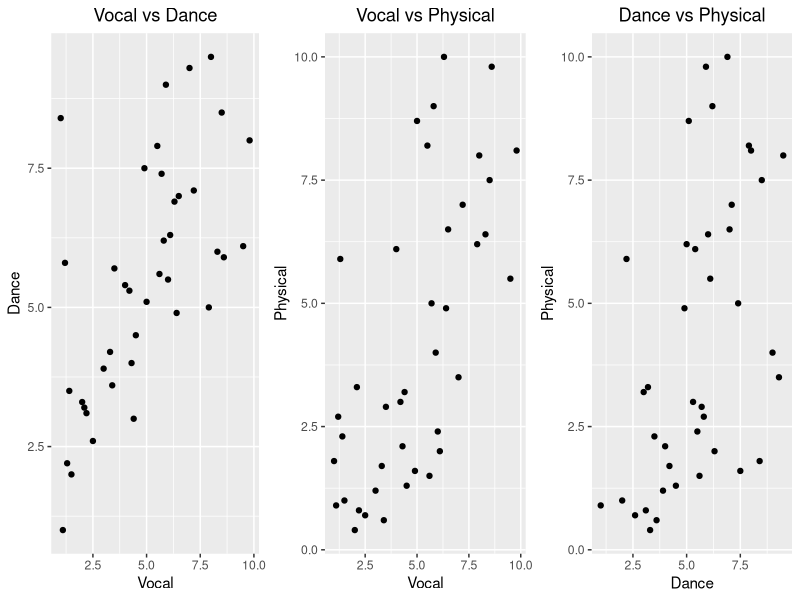
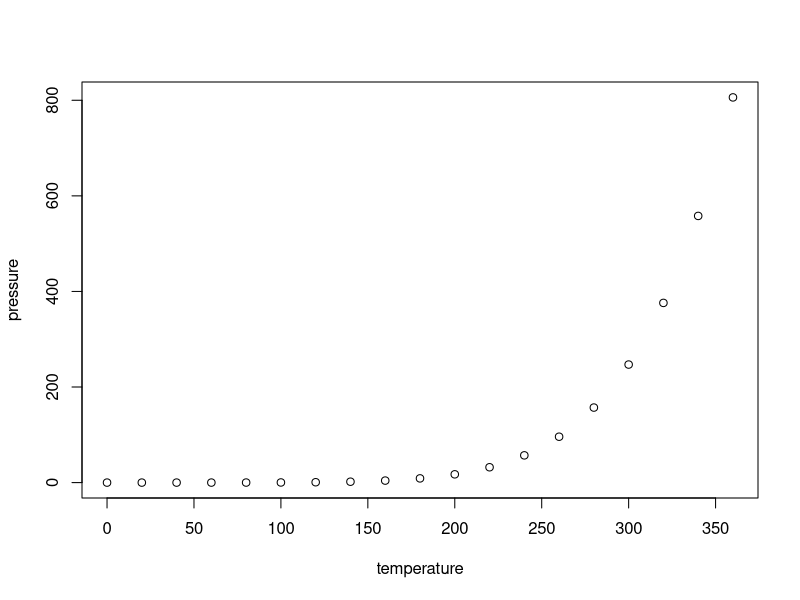

Reproduce these figures in R, in order.
## ---- chunk 1
# %\let\cite\citep
# % from \citep to \cite to cite in author style, e.g. [Mule, 2008]

# % \bibliographystyle{plainnat}
# %\citep: citation in parentheses, e.g. [Mule, 2008]
# %\citet: citation as author, e.g. Mule [2008]
# %\cite: citation as author, \citet by default 
## ---- chunk 2
knitr::opts_chunk$set(echo = TRUE, warning = FALSE, message = FALSE)

def.chunk.hook <- knitr::knit_hooks$get("chunk")
knitr::knit_hooks$set(chunk = function(x, options) {
  x <- def.chunk.hook(x, options)
  ifelse(options$size != "normalsize", paste0("\n \\", options$size,"\n\n", x, "\n\n \\normalsize"), x)
})

knitr::opts_chunk$set(fig.width=6, fig.align = 'center', fig.pos = "H", out.extra = "")
## ---- chunk 3
# Prevent tibble columns from truncating
options(dplyr.width = Inf)
## ---- chunk 4
library(readxl)
idol_school = read_excel("UNFINISHED_Idol_School_Dataset.xlsx",
                         sheet="Idol_School_Dataset")

# Date of birth (DOB) should be date only, not a full timestamp.
idol_school$DOB = as.Date(idol_school$DOB)

columns_to_show = c("Name_Chn", "Name_Eng", "DOB", 
                    "Vocal", "Dance", "Physical", "Overall")

idol_school[1:10, columns_to_show]
## ---- chunk 5
# idol_school[1:20, columns_to_show]
# idol_school[21:30, columns_to_show]
# idol_school[31:41, columns_to_show]
## ---- chunk 6
# We MUST remove the 41st contestant's scores (all zeros).
idol_school = idol_school[1:40,]
## ---- chunk 7
# Hided the sorted scores

vocal_sorted = sort(idol_school$Vocal, decreasing = TRUE)
dance_sorted = sort(idol_school$Dance, decreasing = TRUE)
physical_sorted = sort(idol_school$Physical, decreasing = TRUE)

combined_all_three = cbind(vocal_sorted, dance_sorted, physical_sorted)
sorted_scores_df = as.data.frame(combined_all_three)

# sorted_scores_df[1:10,] # top-10-sorted-scores
# sorted_scores_df[31:40,] # bottom-10-sorted-scores
## ---- chunk 8
# Combine all three summary tables
vocal_summary = summary(idol_school$Vocal)
dance_summary = summary(idol_school$Dance)
physical_summary = summary(idol_school$Physical)

score_summary = rbind(vocal_summary, dance_summary, physical_summary)
row.names(score_summary) = c("Vocal","Dance","Physical")
print(score_summary)
## ---- chunk 9
# https://www.sthda.com/english/wiki/ggplot2-box-plot-quick-start-guide-r-software-and-data-visualization
# To-Do:
# [done] 1. Change the group order!!!
# [done] 2. Add ggtitle for plot title
# [done] 3. Add Figure caption and reference it in the narrative.
# https://r-charts.com/distribution/box-plot-group-ggplot2/
# 4. Make the font size of axis labels larger and easier to read.
## ---- chunk 10
vocal_vs_dance = round(cor(idol_school$Vocal, idol_school$Dance), 3)
dance_vs_physical = round(cor(idol_school$Dance, idol_school$Physical), 3)
vocal_vs_physical = round(cor(idol_school$Vocal, idol_school$Physical), 3)

# Use the cat function to output multiple lines at a time
cat(paste0("Correlation of vocal and dance:    ", vocal_vs_dance, "\n",
           "Correlation of dance and physical: ", dance_vs_physical, "\n",
           "Correlation of vocal and physical: ", vocal_vs_physical))
## ---- chunk 11
round(cor(idol_school[,c("Vocal","Dance","Physical")]), 3)
## ---- chunk 12

# UNFINISHED HERE

# To-Do:
# 1. Set the x-ticks and y-ticks to c(0, 2.5, 5, 7.5, 10)
# 2. Change the colors and/or shapes of the points (optional)
# 3. Write an appropriate figure caption

library(ggplot2)
library(gridExtra)

scatter1 <- ggplot(data = idol_school, aes(x=Vocal, y=Dance)) + 
  geom_point() + ggtitle("Vocal vs Dance") +
  theme(plot.title = element_text(hjust = 0.5))

scatter2 <- ggplot(data = idol_school, aes(x=Vocal, y=Physical)) +
  geom_point() + ggtitle("Vocal vs Physical") +
  theme(plot.title = element_text(hjust = 0.5))

scatter3 <- ggplot(data = idol_school, aes(x=Dance, y=Physical)) + 
  geom_point() + ggtitle("Dance vs Physical") +
  theme(plot.title = element_text(hjust = 0.5))

grid.arrange(scatter1, scatter2, scatter3, ncol=3)
## ---- chunk 13
library(readxl)
produce_48_data = read_excel("UNFINISHED_Idol_School_Dataset.xlsx",
                             sheet="Produce_48_Dataset")

# Date of birth (DOB) should be date only, not a full timestamp.
produce_48_data$DOB = as.Date(produce_48_data$DOB)

columns_to_show = c("Name_Chn", "Name_Eng", "DOB", 
                    "First_Eval", "Second_Eval", "Final_Rank")

produce_48_data[1:20, columns_to_show]
## ---- chunk 14
# UNFINISHED HERE
produce_48_data[81:96, columns_to_show]
## ---- chunk 15
table(produce_48_data$Country)
## ---- chunk 16
table(produce_48_data$First_Eval, dnn="First_Eval")
## ---- chunk 17
table(produce_48_data$Second_Eval, dnn="Second_Eval")
## ---- chunk 18
table(produce_48_data$First_Eval, produce_48_data$Country,
      dnn=c("First_Eval","Country"))
## ---- chunk 19
table(produce_48_data$Second_Eval, produce_48_data$Country,
      dnn=c("Second_Eval","Country"))
## ---- chunk 20
table(produce_48_data$First_Eval, produce_48_data$Second_Eval,
      dnn=c("First_Eval","Second_Eval"))
## ---- chunk 21
inds_A_to_A = which(produce_48_data$First_Eval=="A" & produce_48_data$Second_Eval=="A")
produce_48_data[inds_A_to_A, columns_to_show]
## ---- chunk 22
produce_48_korea = produce_48_data[which(produce_48_data$Country=="Korea"),]
table(produce_48_korea$First_Eval, produce_48_korea$Second_Eval,
      dnn=c("First_Eval","Second_Eval"))
## ---- chunk 23
produce_48_japan = produce_48_data[which(produce_48_data$Country=="Japan"),]
table(produce_48_japan$First_Eval, produce_48_japan$Second_Eval,
      dnn=c("First_Eval","Second_Eval"))
## ---- chunk 24
print("大家好，很高興能認識你們！")
## ---- chunk 25
print("みやわき さくら")
print("宮脇 咲良")
## ---- chunk 26
summary(cars)
## ---- chunk 27
plot(pressure)
